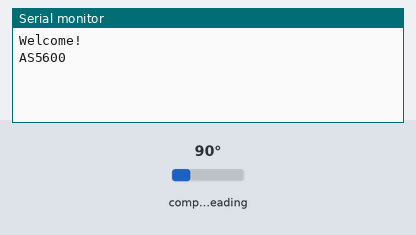
Bench run of a program on a simulated ESP32. On the bench: the last lines printed to the serial monitor. Wiring (inferred from the names in the program): AS5600 angle sensor at I2C address 0x36. Inputs (shaded band) come from the test bench; at power-on: compass heading 90°.

Above: at 4.2 s.
4.3 s: compass heading set to 7°
At 5.5 s:
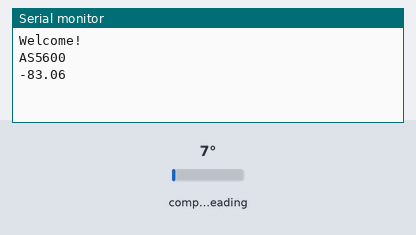
5.8 s: compass heading set to 90°
At 6.7 s:
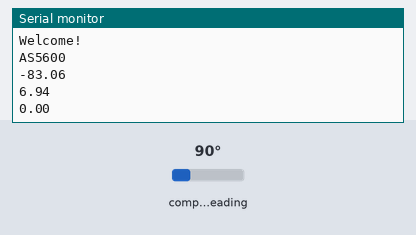

Measured:
- after the input at 4.3 s, the serial monitor: prints a new line at once (image 1)
- after the input at 5.8 s, the serial monitor: prints a new line at once (image 2)

The program:

main.cpp
```cpp
#include <Arduino.h>
#include <Wire.h>
//#include <AS5600.h>
void checkMagnetPresence();
void ReadRawAngle();
void correctAngle();
void checkQuadrant();
void refreshDisplay();

#define AS5600_ADDR 0x36  // Default I2C address for AS5600

#define ANGLE_REG_LSB 0x0E // Register address for angle LSB
#define ANGLE_REG_MSB 0x0F // Register address for angle MSB

const int sdaPin = 21;
const int sclPin = 18;

float OLEDTimer = 0;

//---------------------------------------------------------------------------
//Magnetic sensor things
int magnetStatus = 0; //value of the status register (MD, ML, MH)

int lowbyte; //raw angle 7:0
word highbyte; //raw angle 7:0 and 11:8
int rawAngle; //final raw angle
float degAngle; //raw angle in degrees (360/4096 * [value between 0-4095])

int quadrantNumber, previousquadrantNumber; //quadrant IDs
float numberofTurns = 0; //number of turns
float correctedAngle = 0; //tared angle - based on the startup value
float startAngle = 0; //starting angle
float totalAngle = 0; //total absolute angular displacement
float previoustotalAngle = 0; //for the display printing

void setup()
{
  Serial.begin(115200); //start serial - tip: don't use serial if you don't need it (speed considerations)
  Wire.begin(sdaPin, sclPin); //start i2C
	Wire.setClock(800000L); //fast clock

  //checkMagnetPresence(); //check the magnet (blocks until magnet is found)

  ReadRawAngle(); //make a reading so the degAngle gets updated
  startAngle = degAngle; //update startAngle with degAngle - for taring


  Serial.println("Welcome!"); //print a welcome message
  Serial.println("AS5600"); //print a welcome message
  delay(3000);
	OLEDTimer = millis(); //start the timer

}

void loop()
{
    ReadRawAngle(); //ask the value from the sensor
    correctAngle(); //tare the value
    checkQuadrant(); //check quadrant, check rotations, check absolute angular position
    refreshDisplay();
    //delay(100); //wait a little - adjust it for "better resolution"

}

void ReadRawAngle()
{
  //7:0 - bits
  Wire.beginTransmission(0x36); //connect to the sensor
  Wire.write(0x0D); //figure 21 - register map: Raw angle (7:0)
  Wire.endTransmission(); //end transmission
  Wire.requestFrom(0x36, 1); //request from the sensor

  while(Wire.available() == 0); //wait until it becomes available
  lowbyte = Wire.read(); //Reading the data after the request

  //11:8 - 4 bits
  Wire.beginTransmission(0x36);
  Wire.write(0x0C); //figure 21 - register map: Raw angle (11:8)
  Wire.endTransmission();
  Wire.requestFrom(0x36, 1);

  while(Wire.available() == 0);
  highbyte = Wire.read();

  //4 bits have to be shifted to its proper place as we want to build a 12-bit number
  highbyte = highbyte << 8; //shifting to left
  //What is happening here is the following: The variable is being shifted by 8 bits to the left:
  //Initial value: 00000000|00001111 (word = 16 bits or 2 bytes)
  //Left shifting by eight bits: 00001111|00000000 so, the high byte is filled in

  //Finally, we combine (bitwise OR) the two numbers:
  //High: 00001111|00000000
  //Low:  00000000|00001111
  //      -----------------
  //H|L:  00001111|00001111
  rawAngle = highbyte | lowbyte; //int is 16 bits (as well as the word)

  //We need to calculate the angle:
  //12 bit -> 4096 different levels: 360° is divided into 4096 equal parts:
  //360/4096 = 0.087890625
  //Multiply the output of the encoder with 0.087890625
  degAngle = rawAngle * 0.087890625;

  //Serial.print("Deg angle: ");
  //Serial.println(degAngle, 2); //absolute position of the encoder within the 0-360 circle

}

void correctAngle()
{
  //recalculate angle
  correctedAngle = degAngle - startAngle; //this tares the position

  if(correctedAngle < 0) //if the calculated angle is negative, we need to "normalize" it
  {
  correctedAngle = correctedAngle + 360; //correction for negative numbers (i.e. -15 becomes +345)
  }
  else
  {
    //do nothing
  }
  //Serial.print("Corrected angle: ");
  //Serial.println(correctedAngle, 2); //print the corrected/tared angle
}

void checkQuadrant()
{
  /*
  //Quadrants:
  4  |  1
  ---|---
  3  |  2
  */

  //Quadrant 1
  if(correctedAngle >= 0 && correctedAngle <=90)
  {
    quadrantNumber = 1;
  }

  //Quadrant 2
  if(correctedAngle > 90 && correctedAngle <=180)
  {
    quadrantNumber = 2;
  }

  //Quadrant 3
  if(correctedAngle > 180 && correctedAngle <=270)
  {
    quadrantNumber = 3;
  }

  //Quadrant 4
  if(correctedAngle > 270 && correctedAngle <360)
  {
    quadrantNumber = 4;
  }
  //Serial.print("Quadrant: ");
  //Serial.println(quadrantNumber); //print our position "quadrant-wise"

  if(quadrantNumber != previousquadrantNumber) //if we changed quadrant
  {
    if(quadrantNumber == 1 && previousquadrantNumber == 4)
    {
      numberofTurns++; // 4 --> 1 transition: CW rotation
    }

    if(quadrantNumber == 4 && previousquadrantNumber == 1)
    {
      numberofTurns--; // 1 --> 4 transition: CCW rotation
    }
    //this could be done between every quadrants so one can count every 1/4th of transition

    previousquadrantNumber = quadrantNumber;  //update to the current quadrant

  }
  //Serial.print("Turns: ");
  //Serial.println(numberofTurns,0); //number of turns in absolute terms (can be negative which indicates CCW turns)

  //after we have the corrected angle and the turns, we can calculate the total absolute position
  totalAngle = (numberofTurns*360) + correctedAngle; //number of turns (+/-) plus the actual angle within the 0-360 range
  //Serial.print("Total angle: ");
  //Serial.println(totalAngle, 2); //absolute position of the motor expressed in degree angles, 2 digits
}

void checkMagnetPresence()
{
  //This function runs in the setup() and it locks the MCU until the magnet is not positioned properly

  while((magnetStatus & 32) != 32) //while the magnet is not adjusted to the proper distance - 32: MD = 1
  {
    magnetStatus = 0; //reset reading

    Wire.beginTransmission(0x36); //connect to the sensor
    Wire.write(0x0B); //figure 21 - register map: Status: MD ML MH
    Wire.endTransmission(); //end transmission
    Wire.requestFrom(0x36, 1); //request from the sensor

    while(Wire.available() == 0); //wait until it becomes available
    magnetStatus = Wire.read(); //Reading the data after the request

    //Serial.print("Magnet status: ");
    //Serial.println(magnetStatus, BIN); //print it in binary so you can compare it to the table (fig 21)
  }

  //Status register output: 0 0 MD ML MH 0 0 0
  //MH: Too strong magnet - 100111 - DEC: 39
  //ML: Too weak magnet - 10111 - DEC: 23
  //MD: OK magnet - 110111 - DEC: 55

  //Serial.println("Magnet found!");
  //delay(1000);
}

void refreshDisplay()
{
  if (millis() - OLEDTimer > 100) //chech if we will update at every 100 ms
	{
    if(totalAngle != previoustotalAngle) //if there's a change in the position*
    {

        Serial.println(totalAngle); //print the new absolute position
        OLEDTimer = millis(); //reset timer
        previoustotalAngle = totalAngle; //update the previous value
    }
	}
	else
	{
		//skip
	}
  //*idea: you can define a certain tolerance for the angle so the screen will not flicker
  //when there is a 0.08 change in the angle (sometimes the sensor reads uncertain values)
}
```
